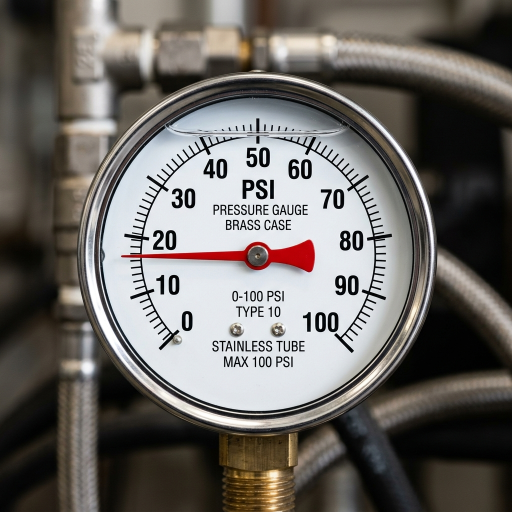
#> input picture gauge_reader/test_images/gauge_0.png, 1024 x 1024 px, given in place of the camera (shown at 1/2 size)
$ python debug_detector.py
#> lines starting #> are read from the running program, lines starting #| are printed output that depends on the picture; after the words box and inside, x2 and y2 are one past the last pixel; in counts of white or black regions, pixels touching at a corner belong together
### gauge_reader/src/config_manager.py
import json
import os
from typing import Dict, Any, Optional
class CalibrationConfig:

    VALID_RANGES = {
        'min_angle': (0, 360),
        'max_angle': (0, 360),
        'min_pressure': (-1000, 10000),
        'max_pressure': (-1000, 10000),
        'hough_circles_param1': (10, 500),
        'hough_circles_param2': (1, 100),
        'hough_circles_minRadius': (5, 500),
        'hough_circles_maxRadius': (10, 1000),
    }
    REQUIRED_FIELDS = [
        'gauge_name',
        'unit',
        'min_angle',
        'max_angle',
        'min_pressure',
        'max_pressure'
    ]
    def __init__(self, config_path: Optional[str] = None):

        self.config_path = config_path
        self.data: Dict[str, Any] = {}
        if config_path and os.path.exists(config_path):
            self.load_from_file(config_path)
        else:
            self._initialize_defaults()
    # [19 lines left out: function _initialize_defaults, not called in this run]
    def load_from_file(self, config_path: str) -> bool:

        try:
            with open(config_path, 'r') as f:
                self.data = json.load(f)
            self.config_path = config_path
            if not self.validate():
                print("Warning: Loaded configuration has validation errors")
                return False
            print(f"Successfully loaded calibration: {config_path}")
            return True
        except FileNotFoundError:
            print(f"Error: Calibration file not found: {config_path}")
            return False
        except json.JSONDecodeError:
            print(f"Error: Invalid JSON in calibration file: {config_path}")
            return False
        except Exception as e:
            print(f"Error loading calibration: {e}")
            return False
    # [16 lines left out: function save_to_file, not called in this run]
    def validate(self) -> bool:

        for field in self.REQUIRED_FIELDS:
            if field not in self.data:
                print(f"Error: Missing required field '{field}'")
                return False
        for field, (min_val, max_val) in self.VALID_RANGES.items():
            if field in self.data:
                value = self.data[field]
                if not isinstance(value, (int, float)):
                    print(f"Error: '{field}' must be numeric")
                    return False
                if not (min_val <= value <= max_val):
                    print(f"Error: '{field}' = {value} is outside valid range [{min_val}, {max_val}]")
                    return False
        return True
    def get(self, key: str, default: Any = None) -> Any:
        """Get configuration value by key."""
        return self.data.get(key, default)
    # [9 lines left out: function set, not called in this run]
    def get_all(self) -> Dict[str, Any]:
        """Get all configuration parameters."""
        return self.data.copy()
    # [85 lines left out: functions update, print_summary, create_default_calibrations, not called in this run]

### gauge_reader/src/gauge_detector.py
import cv2
import numpy as np
import math
from typing import Tuple, Optional, List
try:
    from .utils import (calculate_angle_from_line, line_length, point_to_line_distance,
                        smooth_value, normalize_angle, convert_angle_to_pressure,
                        circular_median, angle_difference)
except ImportError:
    from utils import (calculate_angle_from_line, line_length, point_to_line_distance,
                       smooth_value, normalize_angle, convert_angle_to_pressure,
                       circular_median, angle_difference)
from collections import deque
class GaugeDetector:

    def __init__(self, config=None):

        self.config = config
        self.last_detected_circle = None
        self.last_detected_needle = None
        self.last_angle = None
        self.last_pressure = None
        self.circle_lock_frames = 0
        self.max_circle_lock = 30
        self.smoothing_alpha = 0.25
        self.circle_jump_threshold = 15
        self.angle_window = deque(maxlen=9)
        self.needle_lock_frames = 0
        self.max_needle_lock = 5
        self.outlier_threshold_degrees = 25
    def detect_gauge_circle(self, frame: np.ndarray) -> Optional[Tuple[int, int, int]]:

        gray = cv2.cvtColor(frame, cv2.COLOR_BGR2GRAY)
        clahe = cv2.createCLAHE(clipLimit=2.0, tileGridSize=(8, 8))
        gray = clahe.apply(gray)
        blur_kernel = self.config.get('gaussian_kernel', (15, 15)) if self.config else (15, 15)
        if isinstance(blur_kernel, list):
            blur_kernel = tuple(blur_kernel)
        blurred = cv2.GaussianBlur(gray, blur_kernel, 0)
        if self.config:
            param1 = self.config.get('hough_circles_param1', 100)
            param2 = self.config.get('hough_circles_param2', 30)
            min_radius = self.config.get('hough_circles_minRadius', 50)
            max_radius = self.config.get('hough_circles_maxRadius', 300)
        else:
            param1, param2 = 100, 30
            min_radius, max_radius = 50, 300
        circles = cv2.HoughCircles(
            blurred,
            cv2.HOUGH_GRADIENT,
            dp=1,
            minDist=100,
            param1=param1,
            param2=param2,
            minRadius=min_radius,
            maxRadius=max_radius
        )
        if circles is None or len(circles) == 0:
            if self.last_detected_circle and self.circle_lock_frames < self.max_circle_lock:
                self.circle_lock_frames += 1
                return self.last_detected_circle
            return None
        circles = np.uint16(np.around(circles))
        circle = circles[0][0]
        center_x, center_y, radius = int(circle[0]), int(circle[1]), int(circle[2])
        if self.last_detected_circle:
            lcx, lcy, lr = self.last_detected_circle
            dist = math.sqrt((center_x - lcx)**2 + (center_y - lcy)**2)
            if dist < self.circle_jump_threshold:
                center_x = int(smooth_value(center_x, lcx, 0.8))
                center_y = int(smooth_value(center_y, lcy, 0.8))
                radius = int(smooth_value(radius, lr, 0.8))
        self.last_detected_circle = (center_x, center_y, radius)
        self.circle_lock_frames = 0
        return center_x, center_y, radius
    # [68 lines left out: function detect_needle_line, not called in this run]
    def detect_needle_by_color(self, frame: np.ndarray,
                              gauge_center: Tuple[int, int],
                              gauge_radius: int) -> Optional[np.ndarray]:

        cx, cy = gauge_center
        hsv = cv2.cvtColor(frame, cv2.COLOR_BGR2HSV)
        lower_red1 = np.array([0, 40, 30])
        upper_red1 = np.array([15, 255, 255])
        lower_red2 = np.array([160, 40, 30])
        upper_red2 = np.array([180, 255, 255])
        mask1 = cv2.inRange(hsv, lower_red1, upper_red1)
        mask2 = cv2.inRange(hsv, lower_red2, upper_red2)
        mask = cv2.bitwise_or(mask1, mask2)
        circle_mask = np.zeros(mask.shape, dtype=np.uint8)
        cv2.circle(circle_mask, (cx, cy), int(gauge_radius * 0.90), 255, -1)
        pivot_exclusion_r = max(10, int(gauge_radius * 0.40))
        cv2.circle(circle_mask, (cx, cy), pivot_exclusion_r, 0, -1)
        mask = cv2.bitwise_and(mask, circle_mask)
        kernel = np.ones((2, 2), np.uint8)
        mask = cv2.morphologyEx(mask, cv2.MORPH_CLOSE, kernel)
        contours, _ = cv2.findContours(mask, cv2.RETR_EXTERNAL, cv2.CHAIN_APPROX_SIMPLE)
        if not contours:
            return None
        valid_contours = [c for c in contours if cv2.contourArea(c) > 80]
        if not valid_contours:
            return None
        largest_contour = max(valid_contours, key=cv2.contourArea)
        max_dist = -1
        tip_x, tip_y = cx, cy
        for point in largest_contour:
            px, py = point[0]
            dist = math.sqrt((px - cx)**2 + (py - cy)**2)
            if dist > max_dist:
                max_dist = dist
                tip_x, tip_y = px, py
        if max_dist < gauge_radius * 0.20:
            return None
        dx = tip_x - cx
        dy = tip_y - cy
        length = math.sqrt(dx**2 + dy**2)
        if length == 0:
            return None
        target_length = gauge_radius * 0.85
        x2 = int(cx + dx * (target_length / length))
        y2 = int(cy + dy * (target_length / length))
        line = np.array([cx, cy, x2, y2])
        self.last_detected_needle = line
        self.needle_lock_frames = 0
        return line
    def calculate_needle_angle(self, needle_line: np.ndarray,
                              gauge_center: Tuple[int, int]) -> float:

        line_reshaped = np.array([needle_line])
        angle = calculate_angle_from_line(line_reshaped, gauge_center[0], gauge_center[1])
        return angle
    def process_frame(self, frame: np.ndarray) -> dict:

        results = {
            'success': False,
            'gauge_center': None,
            'gauge_radius': None,
            'needle_line': None,
            'angle_degrees': None,
            'pressure': None,
            'pressure_unit': None
        }
        gauge_info = self.detect_gauge_circle(frame)
        if gauge_info is None:
            return results
        center_x, center_y, radius = gauge_info
        results['gauge_center'] = (center_x, center_y)
        results['gauge_radius'] = radius
        needle_line = None
        try:
            needle_line = self.detect_needle_by_color(frame, (center_x, center_y), radius)
        except Exception:
            pass
        if needle_line is None:
            needle_line = self.detect_needle_line(frame, (center_x, center_y), radius)
        if needle_line is None:
            return results
        results['needle_line'] = needle_line
        raw_angle = self.calculate_needle_angle(needle_line, (center_x, center_y))
        self.angle_window.append(raw_angle)
        median_angle = circular_median(list(self.angle_window))
        angle = median_angle
        if self.last_angle is not None:
            diff = angle - self.last_angle
            if diff > 180:
                angle -= 360
            elif diff < -180:
                angle += 360
            angle = smooth_value(angle, self.last_angle, self.smoothing_alpha)
            angle = normalize_angle(angle)
        results['angle_degrees'] = angle
        self.last_angle = angle
        if self.config and self.config.validate():
            min_angle = self.config.get('min_angle')
            max_angle = self.config.get('max_angle')
            min_pressure = self.config.get('min_pressure')
            max_pressure = self.config.get('max_pressure')
            pressure = convert_angle_to_pressure(angle, min_angle, max_angle, min_pressure, max_pressure)
            pressure = round(pressure, 1)
            results['pressure'] = pressure
            self.last_pressure = pressure
            results['pressure_unit'] = self.config.get('unit', 'PSI')
        results['success'] = True
        return results
    # [28 lines left out: function draw_detection_results, not called in this run]

### gauge_reader/src/utils.py
import math
import time
from collections import deque
class FPSCounter:

    # [5 lines left out: function __init__, not called in this run]
    def update(self):
        """Update FPS counter - call once per frame."""
        self.timestamps.append(time.time())
    # [8 lines left out: function get_fps, not called in this run]
def calculate_angle_from_line(line, center_x, center_y):

    x1, y1, x2, y2 = line[0]
    dist1 = math.sqrt((x1 - center_x)**2 + (y1 - center_y)**2)
    dist2 = math.sqrt((x2 - center_x)**2 + (y2 - center_y)**2)
    if dist1 > dist2:
        px, py = x1, y1
    else:
        px, py = x2, y2
    angle_rad = math.atan2(py - center_y, px - center_x)
    angle_deg = math.degrees(angle_rad)
    if angle_deg < 0:
        angle_deg += 360
    return angle_deg
def convert_angle_to_pressure(angle, min_angle, max_angle, min_pressure, max_pressure):

    angle = normalize_angle(angle)
    min_angle = normalize_angle(min_angle)
    max_angle = normalize_angle(max_angle)
    sweep = normalize_angle(max_angle - min_angle)
    if sweep == 0:
        return min_pressure
    rel_angle = normalize_angle(angle - min_angle)
    if rel_angle > sweep:
        if rel_angle > (sweep + (360 - sweep) / 2):
            rel_angle = 0
        else:
            rel_angle = sweep
    pressure_range = max_pressure - min_pressure
    pressure = (rel_angle / sweep) * pressure_range + min_pressure
    return pressure
def normalize_angle(angle):

    angle = angle % 360
    if angle < 0:
        angle += 360
    return angle
# [6 lines left out: function angle_difference, not called in this run]
def circular_median(angles):

    if not angles:
        return 0
    if len(angles) == 1:
        return angles[0]
    ref = angles[0]
    unwrapped = []
    for a in angles:
        diff = a - ref
        while diff > 180:
            diff -= 360
        while diff < -180:
            diff += 360
        unwrapped.append(ref + diff)
    unwrapped.sort()
    n = len(unwrapped)
    if n % 2 == 1:
        median = unwrapped[n // 2]
    else:
        median = (unwrapped[n // 2 - 1] + unwrapped[n // 2]) / 2
    return normalize_angle(median)
# [7 lines left out: function point_to_line_distance, not called in this run]
def line_length(x1, y1, x2, y2):

    return math.sqrt((x2 - x1)**2 + (y2 - y1)**2)
# [4 lines left out: function smooth_value, not called in this run]
def degrees_to_radians(degrees):
    """Convert degrees to radians."""
    return degrees * math.pi / 180
def radians_to_degrees(radians):
    """Convert radians to degrees."""
    return radians * 180 / math.pi

### gauge_reader/debug_detector.py
"""
Debug script to visualize gauge detection in real-time.
Shows intermediate detection steps to help tune parameters.
"""

import cv2
import sys
import os
from pathlib import Path

# Add src to path
sys.path.insert(0, os.path.dirname(__file__))

try:
    from src.gauge_detector import GaugeDetector
    from src.config_manager import CalibrationConfig
except ImportError:
    from gauge_detector import GaugeDetector
    from config_manager import CalibrationConfig

def main():
    # Load calibration
    config_path = "calibrations/default_psi.json"
    if not Path(config_path).exists():
        print(f"❌ Config not found: {config_path}")
        return

    config = CalibrationConfig(config_path)
#> (reads gauge_reader/calibrations/default_psi.json from the repository)
    detector = GaugeDetector(config)

    # Start webcam
    cap = cv2.VideoCapture(0)
    if not cap.isOpened():
        print("❌ Cannot open webcam")
        return

    print("=" * 70)
    print("GAUGE DETECTOR - DEBUG MODE")
    print("=" * 70)
    print(f"✓ Loaded calibration: {config_path}")
    print(f"✓ Hough Circles Param1: {detector.config.get('hough_circles_param1')}")
    print(f"✓ Hough Circles Param2: {detector.config.get('hough_circles_param2')}")
    print(f"✓ Canny Threshold 1: {detector.config.get('canny_threshold1')}")
    print(f"✓ Canny Threshold 2: {detector.config.get('canny_threshold2')}")
    print("\nControls:")
    print("  'q' - Quit")
    print("  'space' - Pause/Resume")
    print("  '+' - Increase Param2 (detection sensitivity)")
    print("  '-' - Decrease Param2")
    print("  'u' - Increase Param1")
    print("  'd' - Decrease Param1")
    print("=" * 70)

    paused = False
    param2 = detector.config.get('hough_circles_param2', 30)
    param1 = detector.config.get('hough_circles_param1', 100)

    while True:
        if not paused:
            ret, frame = cap.read()
#> frame is the input picture: shape (1024, 1024, 3); mean B, G, R 100.4, 104.3, 107.9
            if not ret:
                break

        # Get frame dimensions
        h, w = frame.shape[:2]

        # Detect gauge
        results = detector.process_frame(frame)
#> in detect_gauge_circle, `gray = clahe.apply(gray)`:
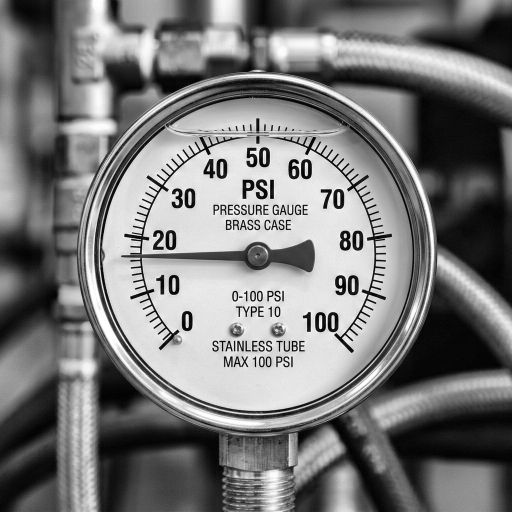
#> gray: shape (1024, 1024) (shown at 1/2 size); min 0, max 255, mean 121.1
#> in detect_gauge_circle, `blurred = cv2.GaussianBlur(gray, blur_kernel, 0)`:
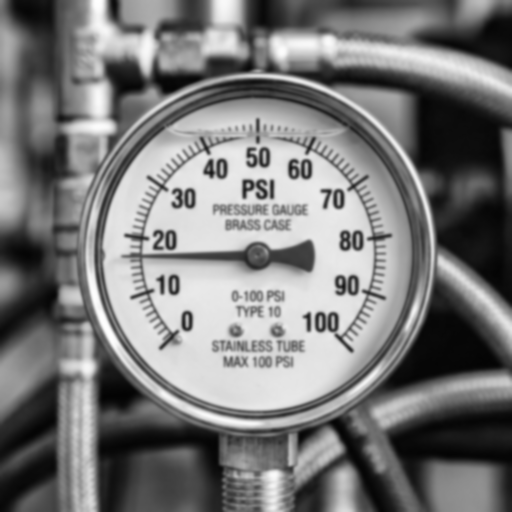
#> blurred: shape (1024, 1024) (shown at 1/2 size); min 3, max 254, mean 121.1
#> in detect_gauge_circle, `circles = cv2.HoughCircles( blurred, cv2.HOUGH_GRADIENT, dp=1, minDist..`: circles = 28 rows, first 8: [514.5, 508.5, 232.8], [451.5, 428.5, 257.6], [483.5, 606.5, 259.8], [591.5, 575.5, 254.3], [574.5, 427.5, 258.7], [415.5, 524.5, 262], [449.5, 328.5, 174], [663.5, 489.5, 204.7]
#> in detect_gauge_circle, `circles = np.uint16(np.around(circles))`: circles = 28 rows, first 8: [514, 508, 233], [452, 428, 258], [484, 606, 260], [592, 576, 254], [574, 428, 259], [416, 524, 262], [450, 328, 174], [664, 490, 205]
#> in detect_gauge_circle, `circle = circles[0][0]`: circle = [514, 508, 233]
#> in detect_gauge_circle, `center_x, center_y, radius = int(circle[0]), int(circle[1]), int(circl..`: center_x = 514; center_y = 508; radius = 233
#> in detect_gauge_circle, `self.last_detected_circle = (center_x, center_y, radius)`: self.last_detected_circle = (514, 508, 233)
#> in process_frame, `center_x, center_y, radius = gauge_info`: center_x = 514; center_y = 508; radius = 233
#> in detect_needle_by_color, `mask1 = cv2.inRange(hsv, lower_red1, upper_red1)`:
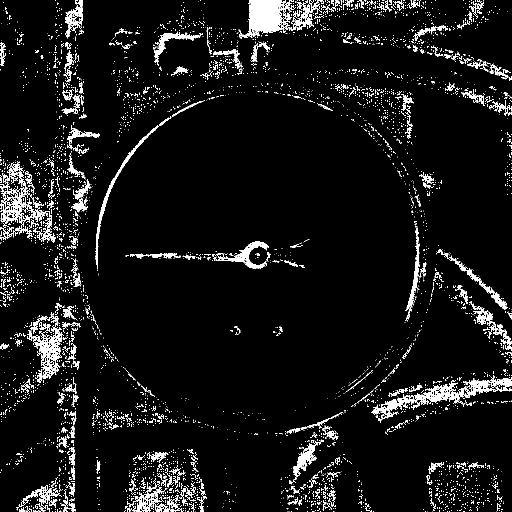
#> mask1: shape (1024, 1024) (shown at 1/2 size); 7.5% white; 4085 white regions (3700 under 20 px), largest, box (x1, y1, x2, y2) and area: (0, 322, 112, 485) 5425, (743, 754, 1024, 842) 5328, (478, 0, 592, 78) 4979
#> in detect_needle_by_color, `cv2.circle(circle_mask, (cx, cy), int(gauge_radius * 0.90), 255, -1)`:
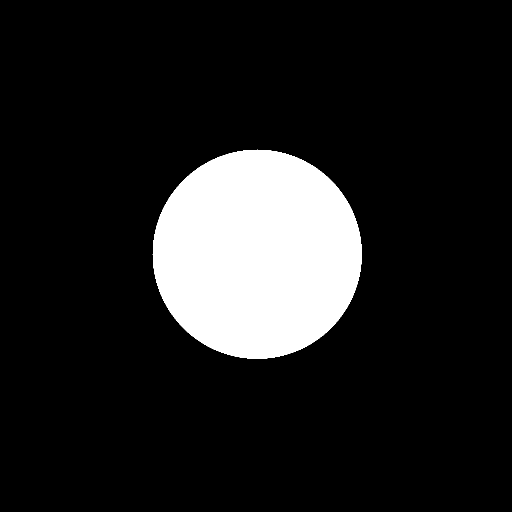
#> circle_mask: shape (1024, 1024) (shown at 1/2 size); 13.1% white; 1 white region, box (x1, y1, x2, y2) and area: (305, 299, 724, 718) 137193
#> in detect_needle_by_color, `pivot_exclusion_r = max(10, int(gauge_radius * 0.40))`: pivot_exclusion_r = 93
#> in detect_needle_by_color, `cv2.circle(circle_mask, (cx, cy), pivot_exclusion_r, 0, -1)`:
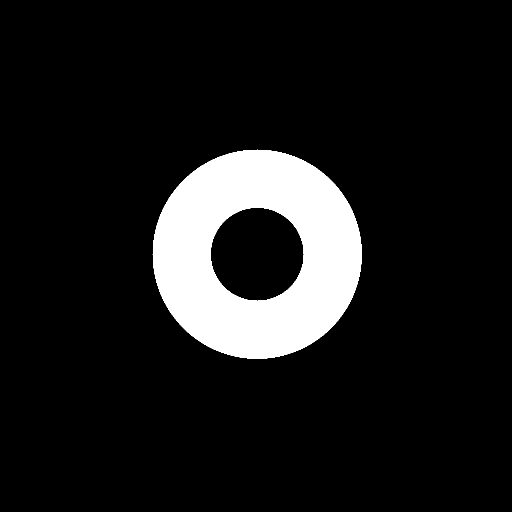
#> circle_mask: shape (1024, 1024) (shown at 1/2 size); 10.5% white; 1 white region, box (x1, y1, x2, y2) and area: (305, 299, 724, 718) 110048
#> in detect_needle_by_color, `mask = cv2.bitwise_and(mask, circle_mask)`:
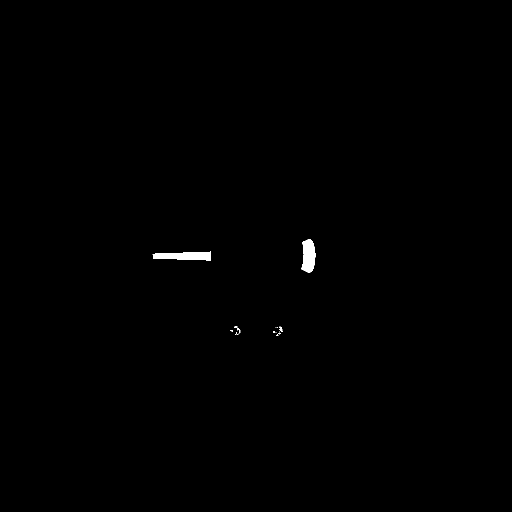
#> mask: shape (1024, 1024) (shown at 1/2 size); 0.3% white; 17 white regions (13 under 20 px), largest, box (x1, y1, x2, y2) and area: (305, 503, 422, 521) 1543, (603, 479, 631, 545) 1423, (558, 652, 566, 664) 38, (474, 655, 481, 667) 29
#> in detect_needle_by_color, `contours, _ = cv2.findContours(mask, cv2.RETR_EXTERNAL, cv2.CHAIN_APPR..`: contours = 13 contours, 9 with area under 20; largest, box (x1, y1, x2, y2) and area: (306, 504, 423, 522) 1415, (604, 480, 632, 546) 1346, (469, 653, 482, 668) 28, (559, 653, 567, 665) 27
#> in detect_needle_by_color, `valid_contours = [c for c in contours if cv2.contourArea(c) > 80]`: valid_contours = 2 contours; box (x1, y1, x2, y2) and area: (306, 504, 423, 522) 1415, (604, 480, 632, 546) 1346
#> in detect_needle_by_color, `largest_contour = max(valid_contours, key=cv2.contourArea)`: largest_contour = contour of 23 points, box (x1, y1, x2, y2) (306, 504, 423, 522), area 1415
#> the loop in detect_needle_by_color, `for point in largest_contour:` made 23 passes
#> (px, py, dist, max_dist, tip_x, tip_y) on passes 1 to 4: (421, 504, 93.09, 93.09, 421, 504), (420, 505, 94.05, 94.05, 420, 505), (393, 505, 121, 121, 393, 505), (392, 506, 122, 122, 392, 506)
#> after the loop in detect_needle_by_color, `for point in largest_contour:`: max_dist = 208; tip_x = 306; tip_y = 509
#> in detect_needle_by_color, `dx = tip_x - cx`: dx = -208
#> in detect_needle_by_color, `dy = tip_y - cy`: dy = 1
#> in detect_needle_by_color, `length = math.sqrt(dx**2 + dy**2)`: length = 208
#> in detect_needle_by_color, `target_length = gauge_radius * 0.85`: target_length = 198
#> in detect_needle_by_color, `x2 = int(cx + dx * (target_length / length))`: x2 = 315
#> in detect_needle_by_color, `y2 = int(cy + dy * (target_length / length))`: y2 = 508
#> in detect_needle_by_color, `line = np.array([cx, cy, x2, y2])`: line = [514, 508, 315, 508]
#> in calculate_needle_angle, `line_reshaped = np.array([needle_line])`: line_reshaped = [[514, 508, 315, 508]]
#> in calculate_angle_from_line, `x1, y1, x2, y2 = line[0]`: x1 = 514; y1 = 508; x2 = 315; y2 = 508
#> in calculate_angle_from_line, `dist1 = math.sqrt((x1 - center_x)**2 + (y1 - center_y)**2)`: dist1 = 0
#> in calculate_angle_from_line, `dist2 = math.sqrt((x2 - center_x)**2 + (y2 - center_y)**2)`: dist2 = 199
#> in calculate_angle_from_line, `px, py = x2, y2`: px = 315; py = 508
#> in calculate_angle_from_line, `angle_rad = math.atan2(py - center_y, px - center_x)`: angle_rad = 3.14
#> in calculate_angle_from_line, `angle_deg = math.degrees(angle_rad)`: angle_deg = 180
#> results = {'success': True, 'gauge_center': (514, 508), 'gauge_radius': 233, 'needle_line': [514, 508, 315, 508], 'angle_degrees': 180, 'pressure': 19.9, 'pressure_unit': 'PSI'}

        # Create display frame
        display_frame = frame.copy()

        # Draw detection results
        if results['success']:
            # Draw circle
            cx, cy, r = results['gauge_center'][0], results['gauge_center'][1], results['gauge_radius']
#> cx = 514; cy = 508; r = 233
            cv2.circle(display_frame, (int(cx), int(cy)), int(r), (0, 255, 255), 2)  # Cyan circle
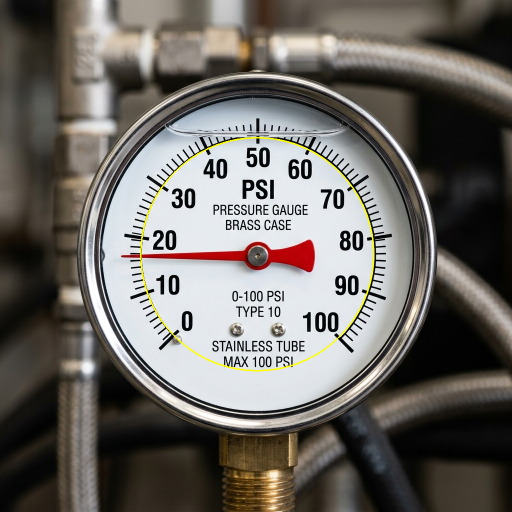
#> display_frame: shape (1024, 1024, 3) (shown at 1/2 size); 0.41% of pixels changed, all inside (x1, y1, x2, y2) = (280, 274, 749, 743)
            cv2.circle(display_frame, (int(cx), int(cy)), 5, (0, 0, 255), -1)  # Red center

            # Draw needle
#> (the run stopped early here; a loop or call above may not have finished)
